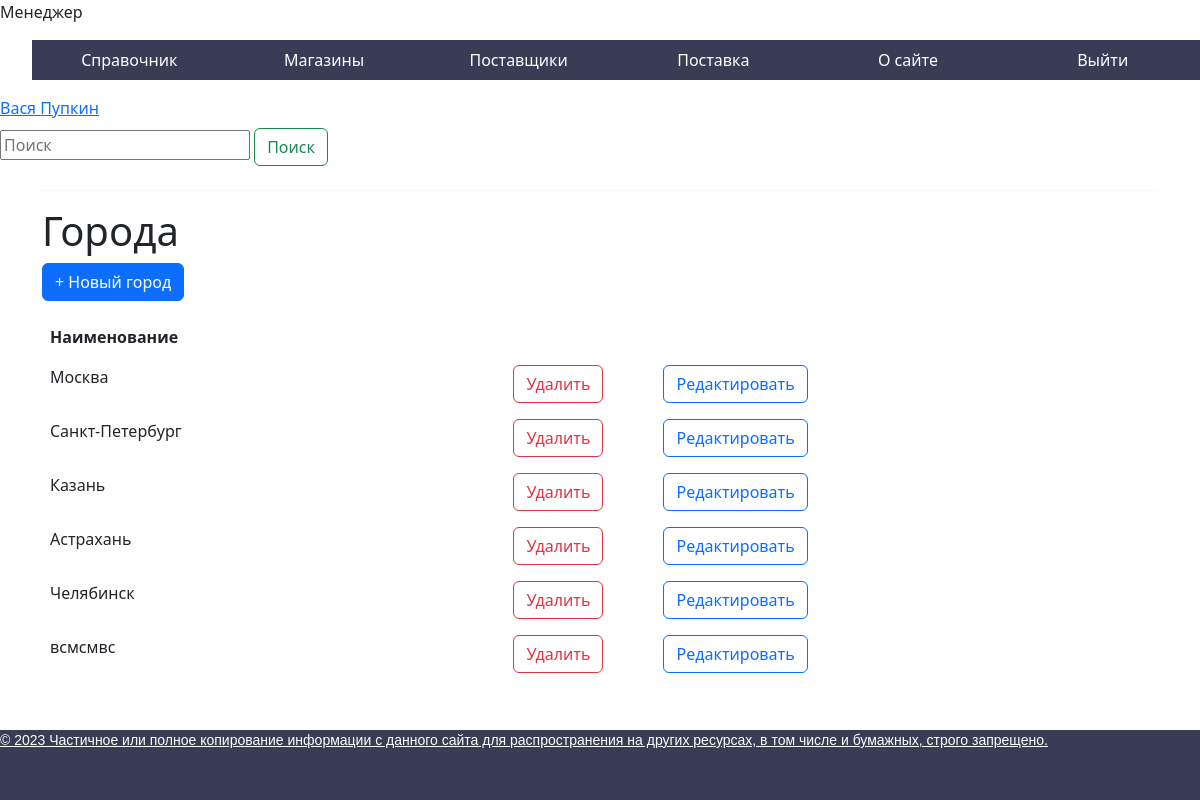
The page /manager/cities/ (signed in) on the database its author committed.
### autodocapp/models.py (models this page shows, shortened)
class CustomUser(AbstractUser):
    ROLES = (
        ('administrator', "Администратор"),
        ('manager', "Менеджер"),
        ('storekeeper', "Кладовщик"),
        ('salesman', "Продавец"),
        ('director', "Директор")
    )
    surname = models.CharField(max_length=30, verbose_name='Фамилия')
    last_name = models.CharField(max_length=30, verbose_name='Отчество')
    birth_date = models.DateField(verbose_name='Дата рождения', null=True)
    photo = models.ImageField(upload_to="photos/%Y/%m/%d/", verbose_name='Фотография')
    role = models.CharField(default='salesman', max_length=50, choices=ROLES, verbose_name='Роль')

class Cities (models.Model):
    city = models.CharField(max_length=50, verbose_name='Город')

### autodocapp/views/manager/cities.py (the view)
def PrintCities(request):
    if request.user.is_authenticated:  # Checking on authorization in system
        role = CheckRole(request)
        cities = Cities.objects.all()
        return render(request, 'autodocapp/cities.html', {'role': role, 'title': 'Города', 'cities': cities})
    else:
        return redirect('authorization')

### autodocapp/views/__init__.py (called while the page is built)
def CheckRole(request):
    user = request.user
    role = dict(CustomUser.ROLES).get(user.role)
    return role

### autodocapp/templates/autodocapp/cities.html (shortened to what this page needs)
{% extends 'autodocapp/base.html' %}
{% block content %}
<div class="">
    <form class="form-inline my-2 my-lg-0" action="{% url 'search_city' %}" method="get">
        <input class="search" type="search" placeholder="Поиск" aria-label="Поиск" name="q">
        <button class="btn btn-outline-success my-2 my-sm" type="submit">Поиск</button>
    </form>
</div>
<div class="container asd">
    <div class="col-md-12 well">
        <hr style="border-top:1px dotted #ccc;"/>
        <h1 class="page-header">Города</h1>
          <p>
            <button type="button" class="btn btn-primary js-create">
              + Новый город
            </button>
         </p>
        <table class="table table-borderless table-hover" id="table">
            <thead>
              <tr>
                <th scope="col">Наименование</th>
              </tr>
            </thead>
            <tbody>
                {% for c in cities %}
                <tr class="record">
                    <td>{{c.city}}</td>
                    <td style="width: 150px">
                        <a class="btn_delete_record btn-outline-danger" href="{% url 'delete_city' c.id %}"><button class="btn btn-outline-danger">Удалить</button></a>
                    </td>
                    <td>
                        <a class="BthEditCity btn-outline-primary" href="{% url 'edit_city' c.id %}"><button class="btn btn-outline-primary">Редактировать</button></a>
                    </td>
                </tr>
                {% empty %}
                <tr>
                    <td colspan="8" class="text-center">Нет городов</td>
                </tr>
                {% endfor %}
            </tbody>
        </table>
    </div>
</div>
{% endblock %}

### autodocapp/templates/autodocapp/base.html (shortened to what this page needs)
{% load static %}
<!DOCTYPE html>
<html lang="en">
<head>
    <link  href="{% static 'autodocapp/css/styles.css' %}" rel="stylesheet">
    <link  href="{% static 'bootstrap/css/bootstrap.min.css' %}" rel="stylesheet">
</head>
<body>
{% if role == 'Администратор' %}
    <p>Администратор</p>
    <ul class="menu">
        <li><a href="">Автозапчасти</a></li>
        <li><a href="">Автозапчасти в магазине</a></li>
        <li><a href="">О сайте</a></li>
        <li><a href="{% url 'logout' %}">Выйти</a></li>
    </ul>
{% elif role == 'Менеджер' %}
    <p>Менеджер</p>
    <ul class="menu">
        <li><a href="">Справочник</a>
        </li>
        <li><a href="{% url 'store_departments' %}">Магазины</a></li>
        <li><a href="{% url 'suppliers' %}">Поставщики</a></li>
        <li><a href="{% url 'supply' %}">Поставка</a></li>
        <li><a href="{% url 'about' %}">О сайте</a></li>
        <li><a href="{% url 'logout' %}">Выйти</a></li>
    </ul>
{% endif %}
<a href="">{{ user.first_name }} {{ user.surname }}</a>
{% block content %}
{% endblock %}
<div id="footer">
    <p>&copy; 2023 Частичное или полное копирование информации с данного сайта для распространения на других ресурсах, в том числе и бумажных, строго запрещено.</p>
</div>
</body>
</html>

### autodocapp/static/autodocapp/css/styles.css (style rules this page uses)
.menu { display: flex; }
.menu li { width: 200px; list-style: none; background: #383c54; position: relative; }
.menu a { color: #fff; text-decoration: none; display: block; text-align: center; padding: 0 10px; height: 40px; line-height: 40px; transition: all .5s; }
#footer { background: #383c54; color: #aaa; font-size: 14px; font-family: Verdana, Geneva, Arial, Helvetica; text-align: left; overflow: hidden; position:fixed; right:0; bottom:0; width:100%; height: 70px; }
#footer p { text-decoration: underline; color: #fff; }
.asd { background-color: #FFFFFF; }
.container { background-color: #FFFFFF; }
.search { width: 250px; }

### rows shown on the page
CustomUser: first_name "Вася", surname "Пупкин"
Cities: city "Москва"
Cities: city "Санкт-Петербург"
Cities: city "Казань"
Cities: city "Астрахань"
Cities: city "Челябинск"
Cities: city "всмсмвс"
